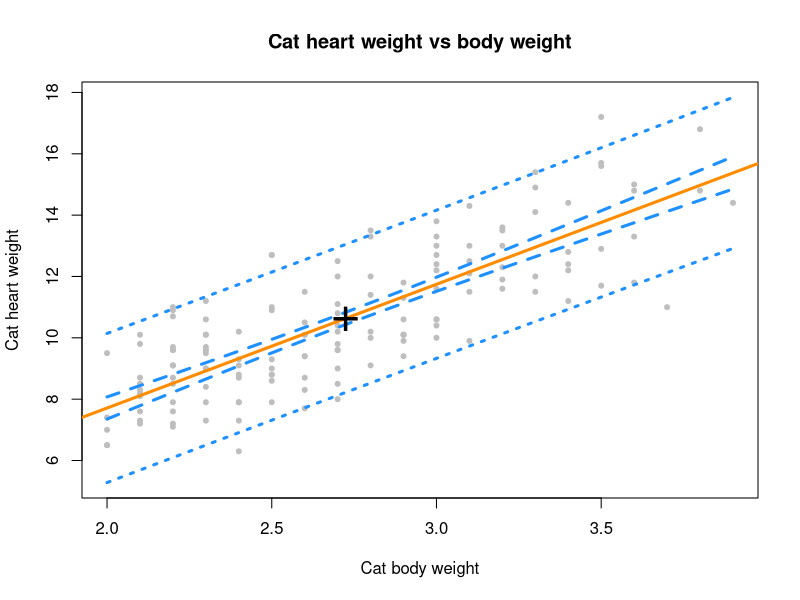
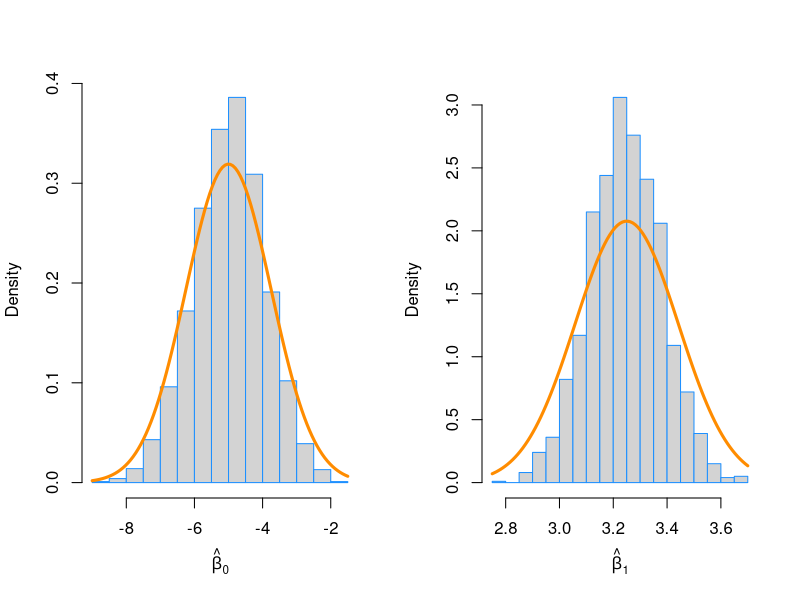

The R script that drew these images, in order:
## ---- chunk 1
library(MASS)
cat_model <- lm(Hwt~Bwt, cats)
summary(cat_model)
## ---- chunk 2
confint(cat_model, level = 0.9)[2,]
## ---- chunk 3
confint(cat_model, level = 0.99)[1,]
## ---- chunk 4
predict(cat_model, level = 0.99, newdata = data.frame(Bwt = c(2.1, 2.8)), interval = c('confidence'))

c(min(cats$Bwt), max(cats$Bwt))
mean(cats$Bwt)
## ---- chunk 5
predict(cat_model, level = 0.99, newdata = data.frame(Bwt = c(2.8, 4.2)), interval = c('prediction'))
## ---- chunk 6
Bwt_grid = seq(min(cats$Bwt), max(cats$Bwt), by = 0.01)
dist_ci_band = predict(cat_model, 
                       newdata = data.frame(Bwt = Bwt_grid), 
                       interval = "confidence", level = 0.9)
dist_pi_band = predict(cat_model, 
                       newdata = data.frame(Bwt = Bwt_grid), 
                       interval = "prediction", level = 0.9) 

plot(Hwt ~ Bwt, data = cats,
     xlab = "Cat body weight",
     ylab = "Cat heart weight",
     main = "Cat heart weight vs body weight",
     pch  = 20,
     cex  = 1,
     col  = "grey",
     ylim = c(min(dist_pi_band), max(dist_pi_band)))
abline(cat_model, lwd = 3, col = "darkorange")

lines(Bwt_grid, dist_ci_band[,"lwr"], col = "dodgerblue", lwd = 3, lty = 2)
lines(Bwt_grid, dist_ci_band[,"upr"], col = "dodgerblue", lwd = 3, lty = 2)
lines(Bwt_grid, dist_pi_band[,"lwr"], col = "dodgerblue", lwd = 3, lty = 3)
lines(Bwt_grid, dist_pi_band[,"upr"], col = "dodgerblue", lwd = 3, lty = 3)
points(mean(cats$Bwt), mean(cats$Hwt), pch = "+", cex = 3)
## ---- chunk 7
t_val_4 <- (summary(cat_model)$coefficients[2,1] - 4) / summary(cat_model)$coefficients[2,2]

p_val_4 <- 2 * pt(t_val_4,  df = length(resid(cat_model)) - 2, lower.tail = FALSE )

#fail to reject the null hypotheses as p val is high
## ---- chunk 8
data(Ozone, package = "mlbench")
Ozone = Ozone[, c(4, 6, 7, 8)]
colnames(Ozone) = c("ozone", "wind", "humidity", "temp")
Ozone = Ozone[complete.cases(Ozone), ]
## ---- chunk 9
ozone_wind_model <- summary(lm(ozone ~ wind, Ozone))
## ---- chunk 10
ozone_wind_model$coefficients[2,3]
## ---- chunk 11
ozone_wind_model$coefficients[2,4]
## ---- chunk 12
ozone_temp_model <- summary(lm(ozone ~ temp, Ozone))
## ---- chunk 13
ozone_temp_model$coefficients[2,3]
## ---- chunk 14
ozone_temp_model$coefficients[2,4]
## ---- chunk 15
birthday = 19850323
set.seed(birthday)
n = 50
x = seq(0, 10, length = n)


beta_0 <- -5
beta_1 <- 3.25
sigma <- 4

beta_hat_1 <- rep(0, 2000)
beta_hat_0 <- rep(0, 2000)
n <- 25
for(i in 1:length(beta_hat_1))
{
  y = beta_0 + (beta_1 * x) + rnorm(n, 0, sigma)
  simulated_model <- lm(y ~ x)
  beta_hat_0[i] <- coef(simulated_model)[1]
  beta_hat_1[i] <- coef(simulated_model)[2]
}

## ---- chunk 16
library(knitr)
library(mlbench)
df_results <- data.frame(beta_0_hat = rep(0,4), beta_0_hat = rep(0,4))
df_results[1,1] <- beta_0
df_results[1,2] <- beta_1

df_results[2,1] <- mean(beta_hat_0)
df_results[2,2] <- mean(beta_hat_1)

Sxx = sum((x - mean(x)) ^ 2)
var_beta_1_hat = sigma ^ 2 / Sxx
var_beta_0_hat = sigma ^ 2 * (1 / n + mean(x) ^ 2 / Sxx)

df_results[3,1] <- sqrt(var_beta_0_hat)
df_results[3,2] <- sqrt(var_beta_1_hat)

df_results[4,1] <- sd(beta_hat_0)
df_results[4,2] <- sd(beta_hat_1)

row.names(df_results) = c('True Expected Value','Simulated mean','True standard deviation','Simulated standard deviation')
kable(df_results)
## ---- chunk 17
par(mfrow=c(1,2))
hist(beta_hat_0, prob = TRUE, breaks = 20, xlab = expression(hat(beta)[0]), main = "", border = "dodgerblue")
curve(dnorm(x, mean = beta_0, sd = sqrt(var_beta_0_hat)), 
      col = "darkorange", add = TRUE, lwd = 3)

hist(beta_hat_1, prob = TRUE, breaks = 20, xlab = expression(hat(beta)[1]), main = "", border = "dodgerblue")
curve(dnorm(x, mean = beta_1, sd = sqrt(var_beta_1_hat)), 
      col = "darkorange", add = TRUE, lwd = 3)
## ---- chunk 18
birthday = 18760613
set.seed(birthday)
n = 25
x = seq(0, 2.5, length = n)
